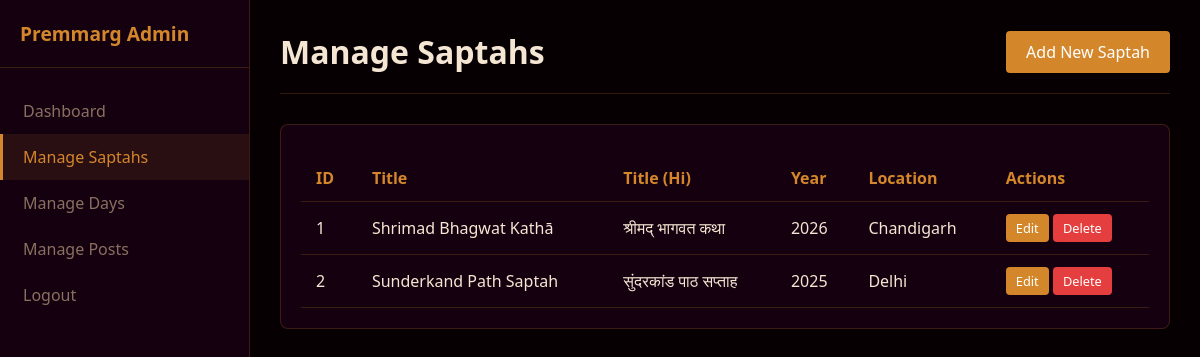
/admin/saptahs.php (signed in), run on the app's committed database.
### tables this page shows
CREATE TABLE IF NOT EXISTS saptah (
    id INT AUTO_INCREMENT PRIMARY KEY,
    title VARCHAR(255) NOT NULL,
    title_hi VARCHAR(255) DEFAULT NULL,
    slug VARCHAR(255) NOT NULL UNIQUE,
    location VARCHAR(255) DEFAULT NULL,
    year INT DEFAULT NULL,
    description TEXT DEFAULT NULL,
    description_hi TEXT DEFAULT NULL,
    image_url VARCHAR(500) DEFAULT NULL,
    created_at TIMESTAMP DEFAULT CURRENT_TIMESTAMP
);

### admin/saptahs.php (the view, shortened to what this page needs)
<?php
require_once 'header.php';
$action = $_GET['action'] ?? 'list';
?>
<div class="header">
    <h1>Manage Saptahs</h1>
    <?php if($action == 'list'): ?>
        <a href="?action=edit" class="btn">Add New Saptah</a>
    <?php else: ?>
        <a href="saptahs.php" class="btn btn-sm" style="background:#555">Back to List</a>
    <?php endif; ?>
</div>
<?php if ($action == 'list'): ?>
<div class="card">
    <table>
        <tr><th>ID</th><th>Title</th><th>Title (Hi)</th><th>Year</th><th>Location</th><th>Actions</th></tr>
        <?php
        $stmt = $pdo->query('SELECT * FROM saptah ORDER BY year DESC, id DESC');
        while ($row = $stmt->fetch()):
        ?>
        <tr>
            <td><?= $row['id'] ?></td>
            <td><?= htmlspecialchars($row['title']) ?></td>
            <td><?= htmlspecialchars($row['title_hi']) ?></td>
            <td><?= htmlspecialchars($row['year']) ?></td>
            <td><?= htmlspecialchars($row['location']) ?></td>
            <td>
                <a href="?action=edit&id=<?= $row['id'] ?>" class="btn btn-sm">Edit</a>
                <a href="?action=delete&id=<?= $row['id'] ?>" class="btn btn-sm btn-danger" onclick="return confirm('Delete this Saptah and all its days/posts?')">Delete</a>
            </td>
        </tr>
        <?php endwhile; ?>
    </table>
</div>
<?php endif; ?>
<?php require_once 'footer.php'; ?>

### admin/admin_style.css (style rules this page uses)
:root { --primary: #d4872a; --primary-dark: #a86218; --bg-dark: #060003; --bg-card: #150010; --text-main: #f5e6d3; --text-muted: #8a7060; --border: rgba(212,135,42,0.2); --error: #e53e3e; --success: #38a169; }
* { box-sizing: border-box; margin: 0; padding: 0; font-family: 'Segoe UI', Tahoma, Geneva, Verdana, sans-serif; }
body { background: var(--bg-dark); color: var(--text-main); }
a { color: var(--primary); text-decoration: none; }
.header { display: flex; justify-content: space-between; align-items: center; margin-bottom: 30px; padding-bottom: 20px; border-bottom: 1px solid var(--border); }
.card { background: var(--bg-card); border: 1px solid var(--border); border-radius: 8px; padding: 20px; margin-bottom: 20px; }
table { width: 100%; border-collapse: collapse; margin-top: 10px; }
th, td { padding: 12px 15px; text-align: left; border-bottom: 1px solid var(--border); }
th { color: var(--primary); font-weight: 600; }
.btn { display: inline-block; padding: 10px 20px; background: var(--primary); color: #fff; border: none; border-radius: 4px; cursor: pointer; text-align: center; }
.btn-sm { padding: 5px 10px; font-size: 0.8rem; }
.btn-danger { background: var(--error); }

### data on the page
saptah: id "1", title "Shrimad Bhagwat Kathā", title_hi "श्रीमद् भागवत कथा", year "2026", location "Chandigarh"
saptah: id "2", title "Sunderkand Path Saptah", title_hi "सुंदरकांड पाठ सप्ताह", year "2025", location "Delhi"
